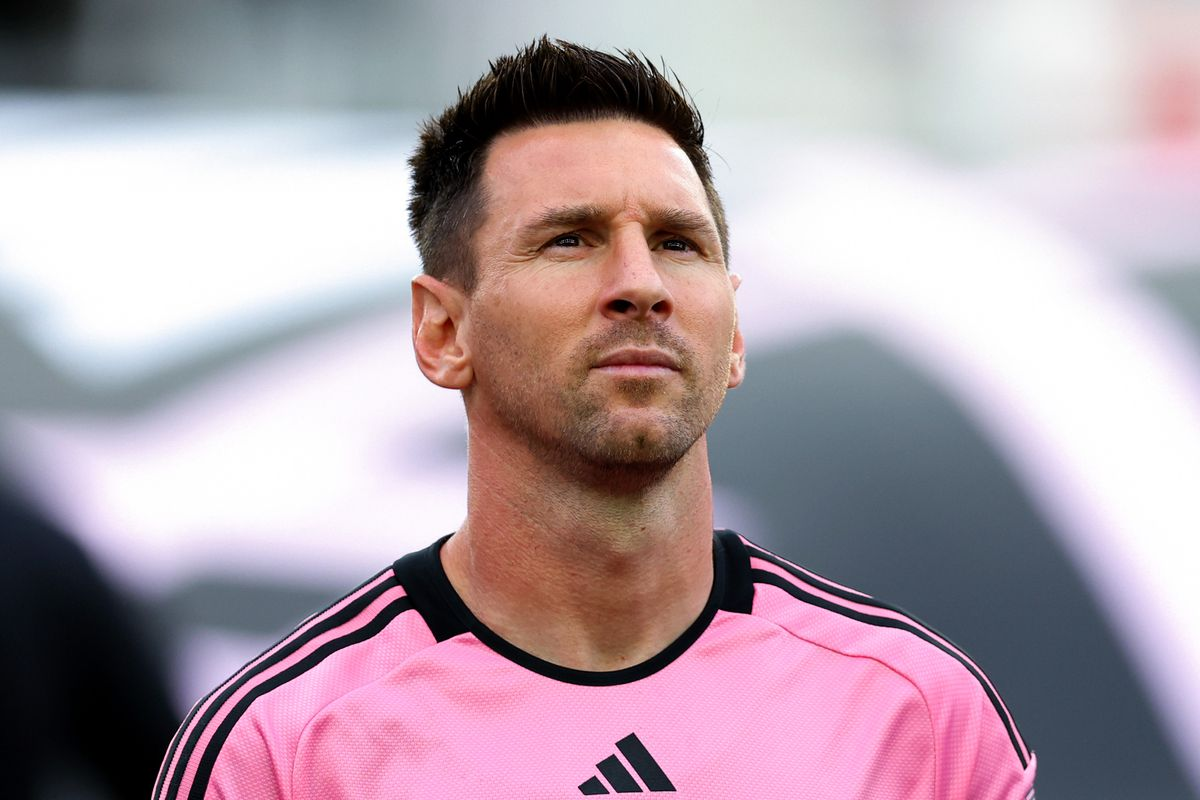
#> input picture images/messi.png, 1200 x 800 px, given in place of cr7.png, which was not available
$ python FaceRecognition.py
#> lines starting #> are read from the running program, lines starting #| are printed output that depends on the picture; pictures that were not available may be replaced by others from this repository, and a replacement may not be noted
import os
import cv2
import numpy as np
def load_dataset():

    list = [os.path.join('images', f) for f in os.listdir('images')]
    facesDataset = []
    ids = []
    count = 0

    pede_cascade_name = cv2.data.haarcascades + 'haarcascade_frontalface_default.xml'
    pede_cascade = cv2.CascadeClassifier()
    if not pede_cascade.load(cv2.samples.findFile(pede_cascade_name)):
        print("Error loading xml file")
        exit(0)

    for imagepath in list:
        image = cv2.imread(imagepath)
        gray_image = cv2.cvtColor(image, cv2.COLOR_BGR2GRAY)

        image_np = np.array(gray_image, 'uint8')

        faces = pede_cascade.detectMultiScale(image_np)

        for (x, y, w, h) in faces:
            facesDataset.append(image_np[y:y+h, x:x+w])
            ids.append(count)

        count += 1

    return facesDataset, ids

def train():
    faces, ids = load_dataset()
    recognizer = cv2.face.LBPHFaceRecognizer_create()
    recognizer.train(faces, np.array(ids))
    recognizer.write('trainer/trainer.yml')

def recognize_face():
    recognizer = cv2.face.LBPHFaceRecognizer_create()
    recognizer.read('trainer/trainer.yml')
    pede_cascade_name = cv2.data.haarcascades + 'haarcascade_frontalface_default.xml'
    pede_cascade = cv2.CascadeClassifier()
    if not pede_cascade.load(cv2.samples.findFile(pede_cascade_name)):
        print("Error loading xml file")
        exit(0)

    image = cv2.imread("images/cr7.png")
#> image is the input picture: shape (800, 1200, 3); mean B, G, R 170.2, 160.9, 177.8
    gray_image = cv2.cvtColor(image, cv2.COLOR_BGR2GRAY)
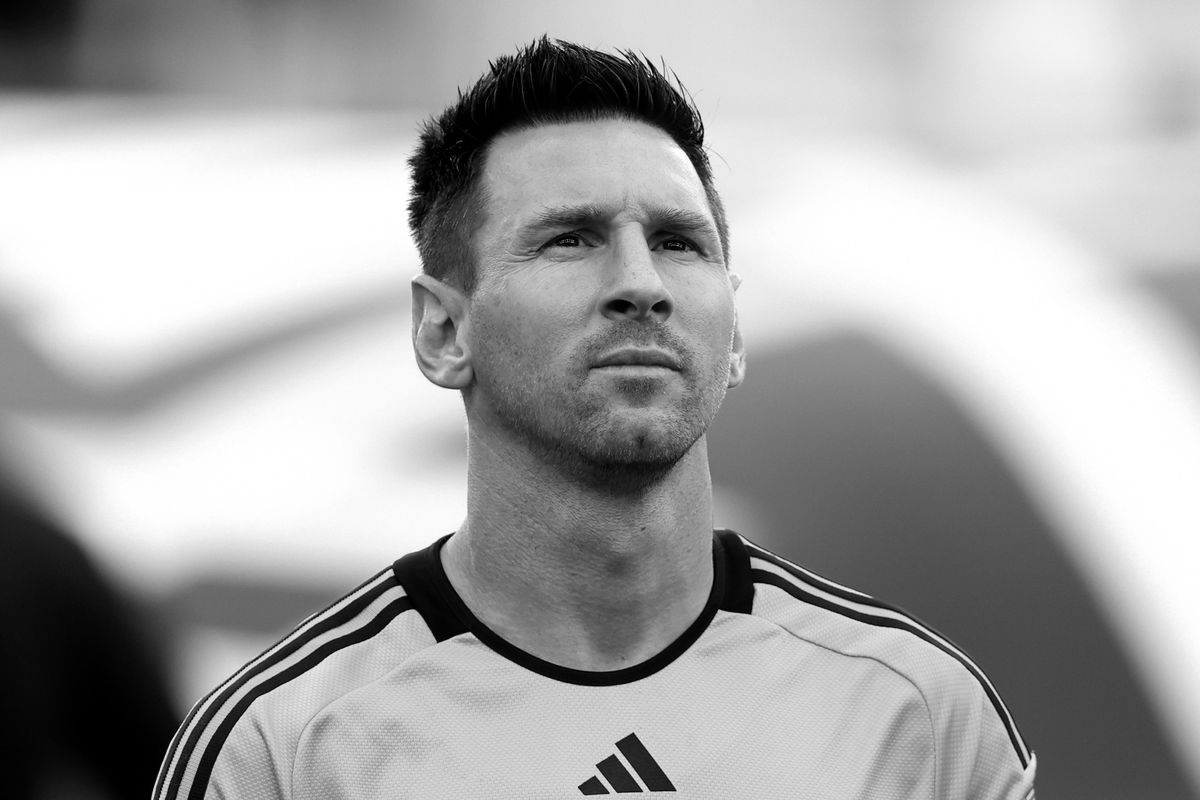
#> gray_image: shape (800, 1200); min 0, max 255, mean 167

    faces = pede_cascade.detectMultiScale(gray_image, minSize=(20,20))
#> faces = [[472, 115, 309, 309]]

    for (x, y, w, h) in faces:
        id, accuracy = recognizer.predict(gray_image[y:y+h, x:x+w])

        if(accuracy < 100):
            accuracy = "{0}%".format(round(100-accuracy))
        else:
            id = -1
            accuracy = "{0}%".format(round(100 - accuracy))

        cv2.putText(image, str(id), (x+10, y+2), cv2.FONT_HERSHEY_SIMPLEX, 1, (255,255,255), 2)
        cv2.putText(image, str(accuracy), (x + 10, y - 20), cv2.FONT_HERSHEY_SIMPLEX, 1, (255, 255, 255), 1)

        cv2.imshow("image", image)
        cv2.waitKey(0)
        cv2.destroyAllWindows()
#> this loop made 1 pass
#> (x, y, w, h, accuracy) on pass 1: (472, 115, 309, 309, '50%')
def main():
    recognize_face()


if __name__ == "__main__":
    main()

$ run again, on testimages/random1.jpg
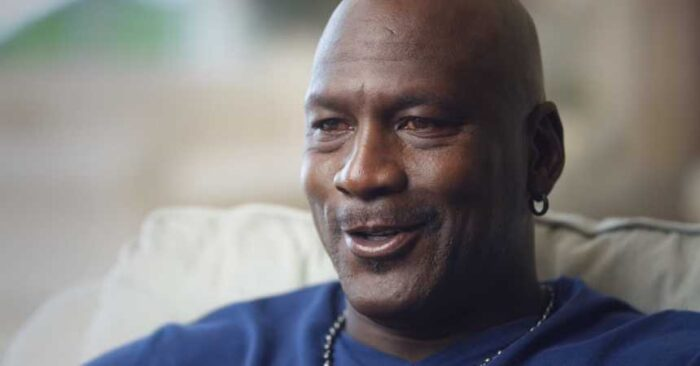
#> input picture testimages/random1.jpg, 700 x 366 px, given in place of cr7.png, which was not available
#> in recognize_face, image is the input picture: shape (366, 700, 3); mean B, G, R 123.8, 123.4, 126.5
#> in recognize_face, `gray_image = cv2.cvtColor(image, cv2.COLOR_BGR2GRAY)`:
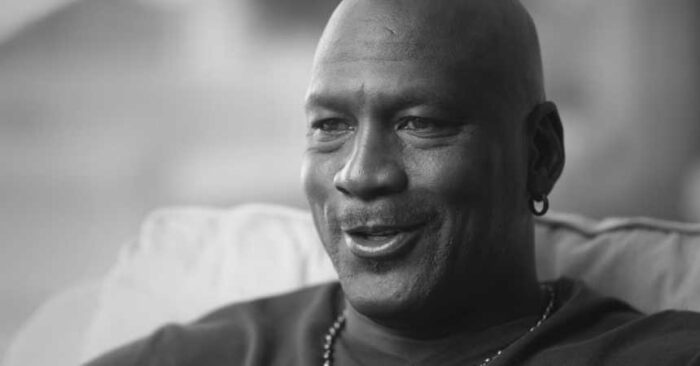
#> gray_image: shape (366, 700); min 12, max 240, mean 124.4
#> faces = [[254, 28, 241, 241]]
#> the loop in recognize_face, `for (x, y, w, h) in faces:` made 1 pass
#> (x, y, w, h, accuracy) on pass 1: (254, 28, 241, 241, '21%')
#> pass 1, in recognize_face, `cv2.imshow("image", image)`:
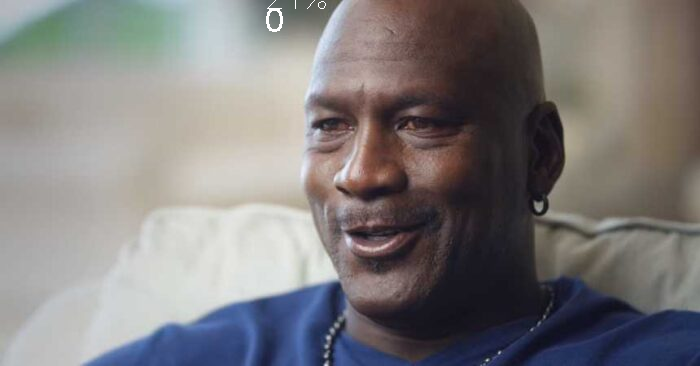
#> window 'image': shape (366, 700, 3); mean B, G, R 124, 123.5, 126.6

$ run again, on testimages/random2.jpg
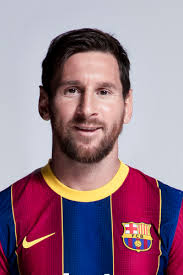
#> input picture testimages/random2.jpg, 183 x 275 px, given in place of cr7.png, which was not available
#> in recognize_face, image is the input picture: shape (275, 183, 3); mean B, G, R 138.6, 121.6, 150.8
#> in recognize_face, `gray_image = cv2.cvtColor(image, cv2.COLOR_BGR2GRAY)`:
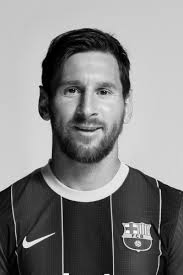
#> gray_image: shape (275, 183); min 0, max 255, mean 132.2
#> faces = [[42, 55, 92, 92]]
#> the loop in recognize_face, `for (x, y, w, h) in faces:` made 1 pass
#> (x, y, w, h, accuracy) on pass 1: (42, 55, 92, 92, '-12%')
#> pass 1, in recognize_face, `cv2.imshow("image", image)`:
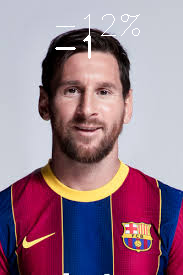
#> window 'image': shape (275, 183, 3); mean B, G, R 139.4, 122.4, 151.6
